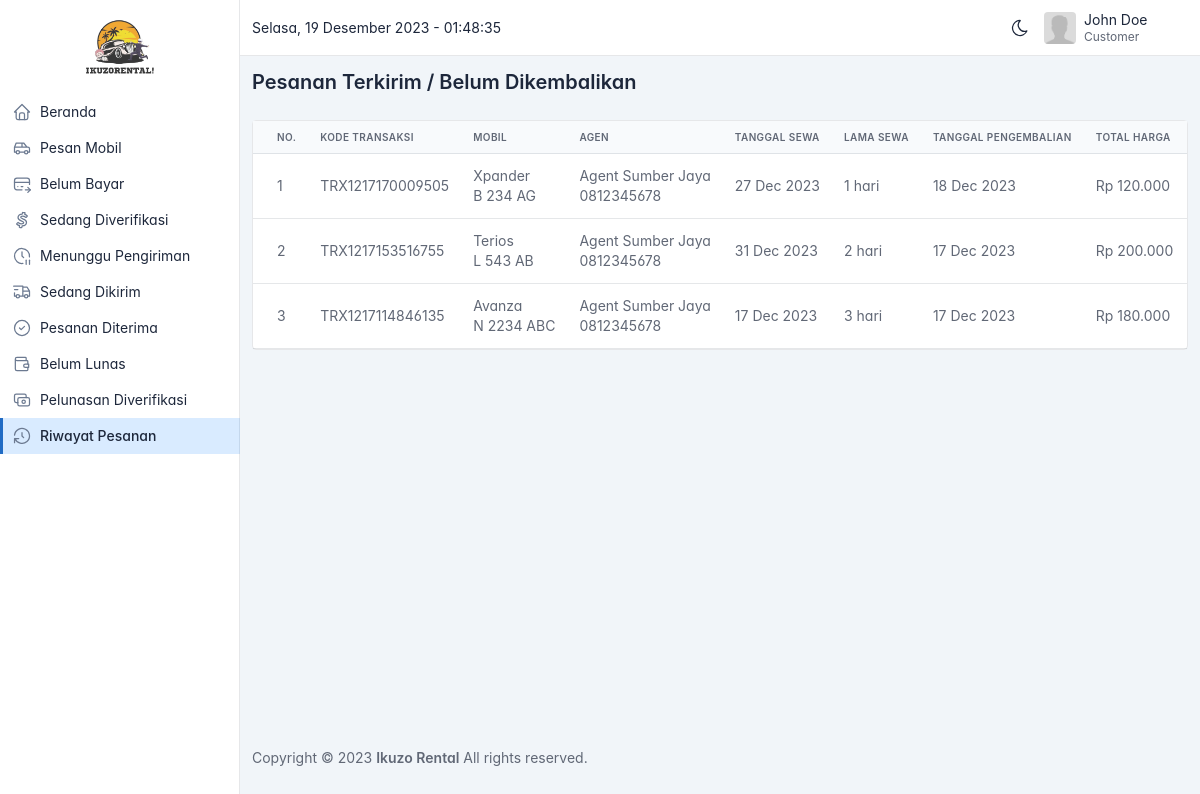
Page /customer/riwayat-pesanan.php (signed in) on the earlier database version.
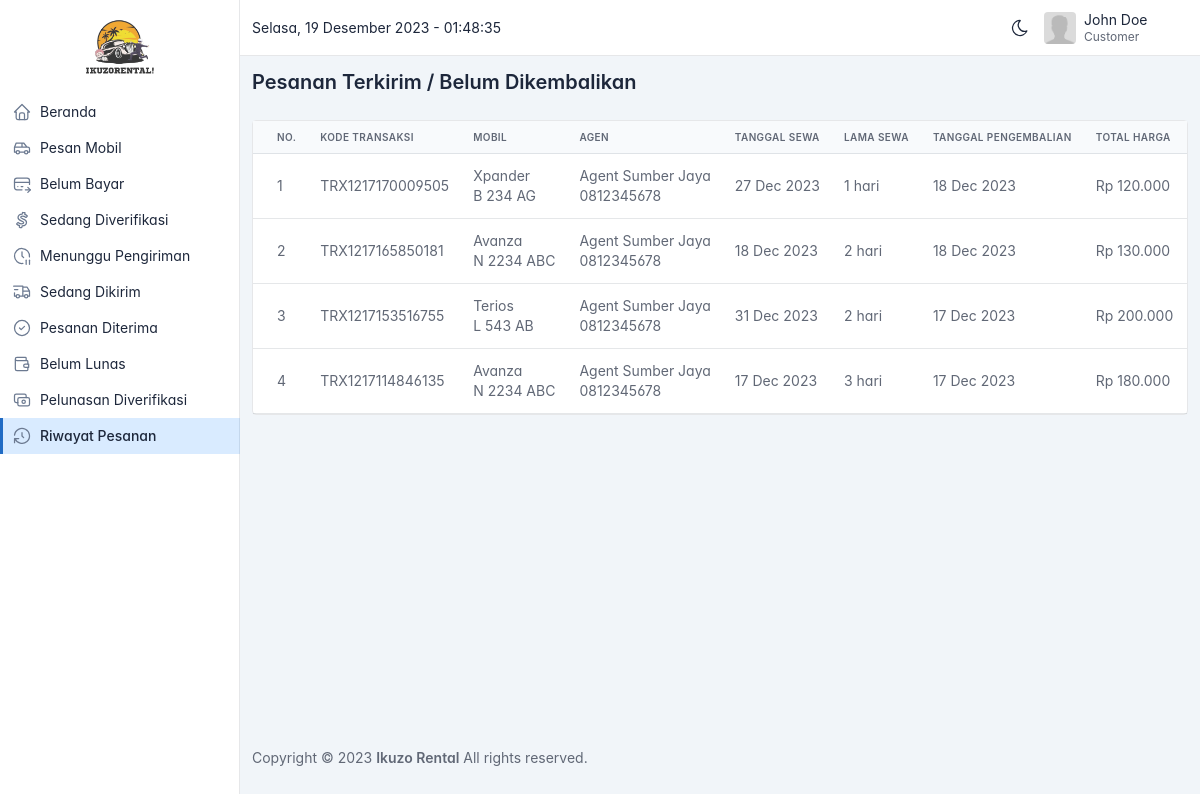
Same page on the later database version.
### tables this page shows
CREATE TABLE `transaksi` (
  `id` bigint(20) UNSIGNED NOT NULL,
  `mobil_id` bigint(20) UNSIGNED NOT NULL,
  `user_id` bigint(20) UNSIGNED NOT NULL,
  `agen_id` bigint(20) UNSIGNED NOT NULL,
  `metode_pembayaran_id` bigint(20) UNSIGNED DEFAULT NULL,
  `status_pembayaran_id` bigint(20) UNSIGNED NOT NULL,
  `status_pengiriman_id` bigint(20) UNSIGNED NOT NULL,
  `status_pengembalian_id` bigint(20) UNSIGNED NOT NULL,
  `jasa_kirim_id` bigint(20) UNSIGNED NOT NULL,
  `denda_id` bigint(20) UNSIGNED DEFAULT NULL,
  `kode_transaksi` varchar(255) NOT NULL,
  `nama_penerima` varchar(255) NOT NULL,
  `alamat_penerima` varchar(255) NOT NULL,
  `no_hp_penerima` varchar(255) NOT NULL,
  `tanggal_sewa` datetime NOT NULL,
  `tanggal_pemesanan` datetime NOT NULL,
  `tanggal_pengembalian` datetime DEFAULT NULL,
  `jumlah_hari` int(11) NOT NULL,
  `total_harga` int(11) NOT NULL,
  `diskon` int(11) DEFAULT NULL,
  `persentase_dp` int(11) DEFAULT NULL,
  `jumlah_dp` int(11) DEFAULT NULL,
  `bukti_dp` varchar(255) DEFAULT NULL,
  `tanggal_dp` datetime DEFAULT NULL,
  `jumlah_bayar_lunas` int(11) DEFAULT NULL,
  `bukti_bayar_lunas` varchar(255) DEFAULT NULL,
  `tanggal_bayar_lunas` datetime DEFAULT NULL
);

CREATE TABLE `mobil` (
  `id` bigint(20) UNSIGNED NOT NULL,
  `agen_id` bigint(20) UNSIGNED NOT NULL,
  `merk_id` bigint(20) UNSIGNED NOT NULL,
  `jenis_id` bigint(20) UNSIGNED NOT NULL,
  `transmisi_id` bigint(20) UNSIGNED NOT NULL,
  `warna_id` bigint(20) UNSIGNED NOT NULL,
  `cc_id` bigint(20) UNSIGNED NOT NULL,
  `tipe_id` bigint(20) UNSIGNED NOT NULL,
  `nama` varchar(255) NOT NULL,
  `plat_nomor` varchar(255) NOT NULL,
  `tahun` varchar(255) DEFAULT NULL,
  `harga` bigint(20) NOT NULL,
  `kapasitas` int(11) NOT NULL,
  `foto` varchar(255) DEFAULT NULL,
  `status` varchar(255) NOT NULL DEFAULT 'available'
);

CREATE TABLE `agen` (
  `id` bigint(20) UNSIGNED NOT NULL,
  `user_id` bigint(20) UNSIGNED NOT NULL,
  `nama` varchar(255) NOT NULL,
  `alamat` varchar(255) DEFAULT NULL,
  `telepon` varchar(255) DEFAULT NULL,
  `no_rekening` varchar(255) DEFAULT NULL,
  `bank` varchar(255) DEFAULT NULL,
  `atas_nama` varchar(255) DEFAULT NULL
);

### helper/helpers.php (called while the page is built, shortened)
<?php
function format_rupiah($angka)
{
  $hasil_rupiah = "Rp " . number_format($angka, 0, ',', '.');
  return $hasil_rupiah;
}

### customer/riwayat-pesanan.php (the view, shortened to what this page needs)
<?php
include('partials/header.php');
$query = "
  SELECT transaksi.*,
  mobil.nama AS nama_mobil,
  mobil.plat_nomor AS plat_nomor,
  agen.nama AS nama_agen,
  agen.telepon AS telepon_agen,
  jasa_kirim.nama AS nama_jasa_kirim,
  status_pembayaran.status_pembayaran AS status_pembayaran
  FROM transaksi
  JOIN mobil ON transaksi.mobil_id = mobil.id
  JOIN agen ON transaksi.agen_id = agen.id
  JOIN jasa_kirim ON transaksi.jasa_kirim_id = jasa_kirim.id
  JOIN status_pembayaran ON transaksi.status_pembayaran_id = status_pembayaran.id
  WHERE transaksi.user_id = {$_SESSION['user']['id']}
    AND transaksi.status_pembayaran_id = 5
    AND transaksi.status_pengiriman_id = 3
    AND transaksi.status_pengembalian_id = 2
  ORDER BY transaksi.tanggal_pemesanan DESC
";
$result = mysqli_query($conn, $query);
$transaksi = mysqli_fetch_all($result, MYSQLI_ASSOC);
?>
<link href="https://unpkg.com/filepond/dist/filepond.css" rel="stylesheet">
<link href="https://unpkg.com/filepond-plugin-image-preview/dist/filepond-plugin-image-preview.css" rel="stylesheet" />
<div class="page-header d-print-none mt-2">
  <div class="container-xl">
    <div class="row g-2 align-items-center">
      <div class="col">
        <h3 class="page-title">
          Pesanan Terkirim / Belum Dikembalikan
        </h3>
      </div>
    </div>
  </div>
</div>
<div class="page-body">
  <div class="container-xl">
    <div class="row">
      <div class="col">
        <div class="card">
          <div class="table-responsive">
            <table class="table card-table table-vcenter text-nowrap datatable">
              <thead>
                <tr>
                  <th>No.</th>
                  <th>Kode Transaksi</th>
                  <th>Mobil</th>
                  <th>Agen</th>
                  <th>Tanggal Sewa</th>
                  <th>Lama Sewa</th>
                  <th>Tanggal Pengembalian</th>
                  <th>Total Harga</th>
                </tr>
              </thead>
              <tbody>
                <?php foreach ($transaksi as $index => $item) : ?>
                  <tr class="text-muted">
                    <td>
                      <?= $index + 1 ?>
                    </td>
                    <td>
                      <?= $item['kode_transaksi'] ?>
                    </td>
                    <td>
                      <span <?= add_title_tooltip($item['nama_mobil'], 24) ?>>
                        <?= mb_strimwidth($item['nama_mobil'], 0, 24, '...') ?>
                      </span>
                      <br>
                      <?= $item['plat_nomor'] ?>
                    </td>
                    <td>
                      <span <?= add_title_tooltip($item['nama_agen'], 24) ?>>
                        <?= mb_strimwidth($item['nama_agen'], 0, 24, '...') ?>
                      </span>
                      <br>
                      <?= $item['telepon_agen'] ?>
                    </td>
                    <td>
                      <?= date('d M Y', strtotime($item['tanggal_sewa'])) ?>
                    </td>
                    <td>
                      <?= $item['jumlah_hari'] ?> hari
                    </td>
                    <td>
                      <?= date('d M Y', strtotime($item['tanggal_pengembalian'])) ?>
                    </td>
                    <td>
                      <?= format_rupiah($item['total_harga']) ?>
                    </td>
                  </tr>
                <?php endforeach ?>
              </tbody>
            </table>
          </div>
        </div>
      </div>
    </div>
  </div>
</div>
<?php include('partials/footer.php') ?>

Differences in the rows shown:
now on this page (row edited): transaksi: kode_transaksi "TRX1217165850181", mobil.nama "Avanza", mobil.plat_nomor "N 2234 ABC", agen.nama "Agent Sumber Jaya", agen.telepon "0812345678", tanggal_sewa "18 Dec 2023", jumlah_hari "2", tanggal_pengembalian "18 Dec 2023", total_harga "Rp 130.000"
